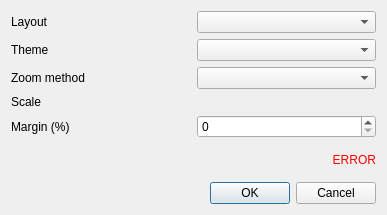
<?xml version="1.0" encoding="UTF-8"?>
<ui version="4.0">
 <class>Dialog</class>
 <widget class="QDialog" name="Dialog">
  <property name="geometry">
   <rect>
    <x>0</x>
    <y>0</y>
    <width>387</width>
    <height>215</height>
   </rect>
  </property>
  <property name="windowTitle">
   <string>Folio</string>
  </property>
  <layout class="QVBoxLayout" name="verticalLayout">
   <item>
    <layout class="QGridLayout" name="gridLayout">
     <item row="0" column="1">
      <widget class="QComboBox" name="layout"/>
     </item>
     <item row="2" column="0">
      <widget class="QLabel" name="label_zoom_method">
       <property name="text">
        <string>Zoom method</string>
       </property>
      </widget>
     </item>
     <item row="1" column="0">
      <widget class="QLabel" name="label_theme">
       <property name="text">
        <string>Theme</string>
       </property>
      </widget>
     </item>
     <item row="3" column="0">
      <widget class="QLabel" name="label_fixed_scale">
       <property name="text">
        <string>Scale</string>
       </property>
      </widget>
     </item>
     <item row="2" column="1">
      <widget class="QComboBox" name="zoom_method"/>
     </item>
     <item row="0" column="0">
      <widget class="QLabel" name="label_layout">
       <property name="text">
        <string>Layout</string>
       </property>
      </widget>
     </item>
     <item row="1" column="1">
      <widget class="QComboBox" name="theme"/>
     </item>
     <item row="4" column="0">
      <widget class="QLabel" name="label_margin">
       <property name="text">
        <string>Margin (%)</string>
       </property>
      </widget>
     </item>
     <item row="3" column="1">
      <widget class="QgsScaleWidget" name="fixed_scale">
       <property name="showCurrentScaleButton">
        <bool>true</bool>
       </property>
      </widget>
     </item>
     <item row="4" column="1">
      <widget class="QSpinBox" name="margin"/>
     </item>
    </layout>
   </item>
   <item>
    <widget class="QLabel" name="error">
     <property name="styleSheet">
      <string notr="true">QLabel { color : red; }</string>
     </property>
     <property name="text">
      <string notr="true">ERROR</string>
     </property>
     <property name="alignment">
      <set>Qt::AlignRight|Qt::AlignTrailing|Qt::AlignVCenter</set>
     </property>
    </widget>
   </item>
   <item>
    <widget class="QDialogButtonBox" name="button_box">
     <property name="orientation">
      <enum>Qt::Horizontal</enum>
     </property>
     <property name="standardButtons">
      <set>QDialogButtonBox::Cancel|QDialogButtonBox::Ok</set>
     </property>
    </widget>
   </item>
  </layout>
 </widget>
 <customwidgets>
  <customwidget>
   <class>QgsScaleWidget</class>
   <extends>QWidget</extends>
   <header>qgis.gui</header>
  </customwidget>
 </customwidgets>
 <resources/>
 <connections/>
</ui>
